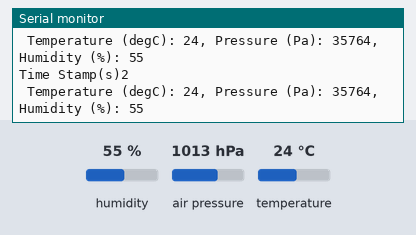
Bench run of a sketch on a simulated Arduino Uno, built with avr-gcc and run on an emulated ATmega328P. On the bench: the last lines printed to the serial monitor. Inputs (shaded band) come from the test bench; at power-on: humidity 55 %, air pressure 1013 hPa, temperature 24 °C.

Above: at 2.8 s.
2.9 s: humidity set to 22 %
At 4.5 s:
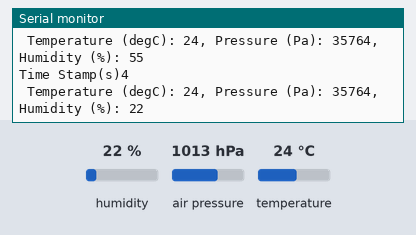
5.6 s: air pressure set to 952 hPa
At 7.4 s:
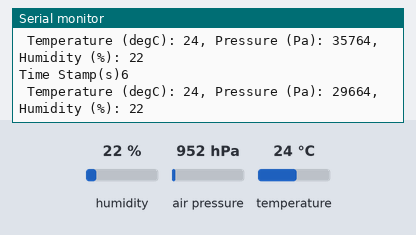
8.3 s: temperature set to 12 °C
At 10.8 s:
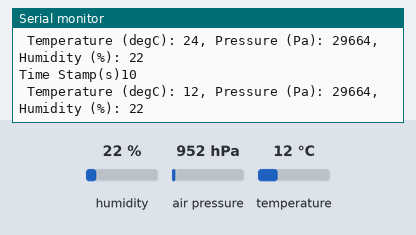
Timing chart, 0 to 12.3 s (numbered marks = the images above; inputs shaded):
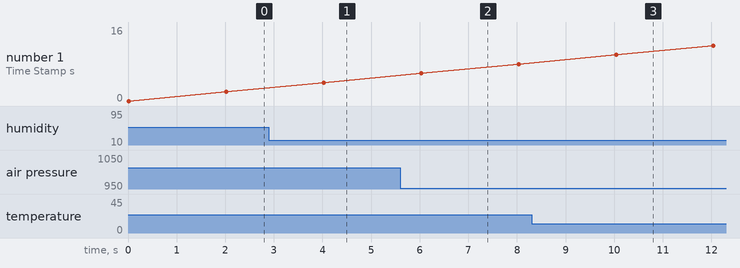

The sketch:

demo_NodeMCU.ino
```cpp
// (licence header left out)
//libraries for BME280
#include <Wire.h>
#include <SPI.h>
#include <Adafruit_Sensor.h>
#include <Adafruit_BME280.h>

Adafruit_BME280 bme280;

//setup() function only runs once
void setup() {
  Serial.begin(115200);         // Start the Serial communication to send messages to the computer
  while (!Serial) {} //wait till serial is connected
  delay(10);  //delay 10 milliseoncds to make sure serial port is connected
  Serial.println("start...."); // for debugging

  char status=bme280.begin();
  while (!status){
        Serial.println("Could not find a valid BME280 sensor, check wiring, address, sensor ID!");
        Serial.print("SensorID was: 0x");
        Serial.println(bme280.sensorID(),16);
        Serial.print("        ID of 0xFF probably means a bad address, a BMP 180 or BMP 085\n");
        Serial.print("        ID of 0x56-0x58 represents a BMP 280,\n");
        Serial.print("        ID of 0x60 represents a BME 280.\n");
        Serial.print("        ID of 0x61 represents a BME 680.\n");
        while (1) delay(10);  //stop the code here if BME280/680 is not found
  }
}

//loop() function will repeat running forever
void loop() {
  unsigned int temperature, pressure, humidity;

  //obtain the results
  temperature = bme280.readTemperature();
  pressure = bme280.readPressure();
  humidity = bme280.readHumidity();

  //display the reseults in the Serial Monitor
  Serial.print("Time Stamp(s)");
  Serial.println(millis()/1000);
  Serial.print(" Temperature (degC): ");
  Serial.print(temperature);
  Serial.print(", Pressure (Pa): ");
  Serial.print(pressure);
  Serial.print(", Humidity (%): ");
  Serial.println(humidity);

  delay(2000); //delay 2000 milliseconds so that update data every 2 seconds
}
```

Measured:
- after the input at 2.9 s, the serial monitor: prints a new line after 1.1 s (image 1)
- after the input at 5.6 s, the serial monitor: prints a new line after 0.43 s (image 2)
- after the input at 8.3 s, the serial monitor: prints a new line after 1.7 s (image 3)
